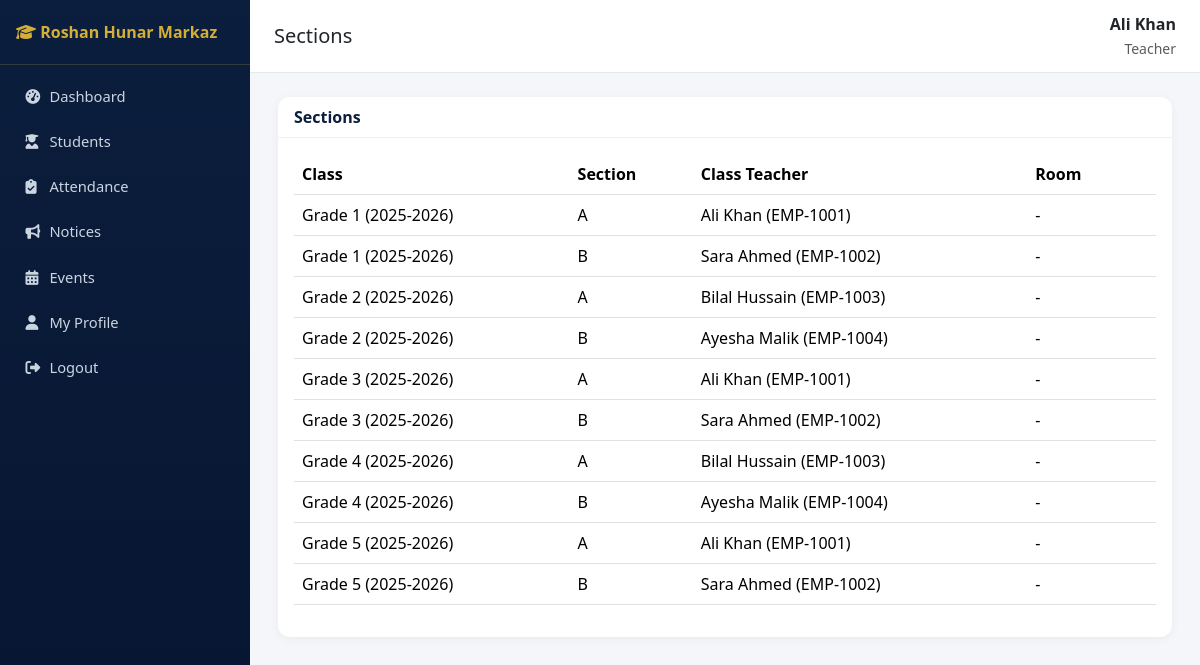
/academics/sections/ (signed in), run on the app's committed database.
### accounts/models.py (models this page shows, shortened)
class User(AbstractUser):
    class Role(models.TextChoices):
        SUPER_ADMIN = "SUPER_ADMIN", "Super Admin"
        PRINCIPAL = "PRINCIPAL", "Principal"
        ADMIN = "ADMIN", "Admin"
        TEACHER = "TEACHER", "Teacher"
        STUDENT = "STUDENT", "Student"
        PARENT = "PARENT", "Parent"
        ACCOUNTANT = "ACCOUNTANT", "Accountant"
        LIBRARIAN = "LIBRARIAN", "Librarian"
        STAFF = "STAFF", "Staff"
    role = models.CharField(max_length=20, choices=Role.choices, default=Role.STUDENT)
    phone = models.CharField(max_length=20, blank=True)
    photo = models.ImageField(upload_to="profile_photos/", blank=True, null=True)

### academics/models.py (models this page shows, shortened)
class Section(models.Model):
    school_class = models.ForeignKey(SchoolClass, on_delete=models.CASCADE, related_name="sections")
    name = models.CharField(max_length=10)  # e.g. A, B
    class_teacher = models.ForeignKey("teachers.Teacher", on_delete=models.SET_NULL, null=True, blank=True, related_name="class_sections")
    room_number = models.CharField(max_length=20, blank=True)
    class Meta:
        unique_together = ["school_class", "name"]
        ordering = ["school_class", "name"]

class SchoolClass(models.Model):
    name = models.CharField(max_length=50)  # e.g. Grade 1
    academic_year = models.ForeignKey(AcademicYear, on_delete=models.CASCADE, related_name="classes")
    class Meta:
        unique_together = ["name", "academic_year"]
        ordering = ["name"]
    def __str__(self):
        return f"{self.name} ({self.academic_year})"

class AcademicYear(models.Model):
    name = models.CharField(max_length=20, unique=True)  # e.g. 2025-2026
    start_date = models.DateField()
    end_date = models.DateField()
    is_current = models.BooleanField(default=False)
    def __str__(self):
        return self.name

### teachers/models.py (models this page shows)
class Teacher(models.Model):
    user = models.OneToOneField(settings.AUTH_USER_MODEL, on_delete=models.CASCADE, related_name="teacher_profile")
    employee_id = models.CharField(max_length=20, unique=True)
    qualification = models.CharField(max_length=200, blank=True)
    experience_years = models.PositiveIntegerField(default=0)
    salary = models.DecimalField(max_digits=10, decimal_places=2, default=0)
    date_joined = models.DateField()
    address = models.TextField(blank=True)
    is_active = models.BooleanField(default=True)
    class Meta:
        ordering = ["employee_id"]
    def __str__(self):
        return f"{self.user.get_full_name()} ({self.employee_id})"

### academics/views.py (the view)
# urls.py: path("sections/", views.SectionListView.as_view(), name="section_list"),
class SectionListView(RoleRequiredMixin, ListView):
    model = Section
    template_name = "academics/section_list.html"
    context_object_name = "sections"
    allowed_roles = STAFF_ROLES

### accounts/mixins.py (called while the page is built)
    def dispatch(self, request, *args, **kwargs):
        if not request.user.is_authenticated:
            return self.handle_no_permission()
        if request.user.is_superuser or request.user.role in self.allowed_roles:
            return super().dispatch(request, *args, **kwargs)
        raise PermissionDenied("You do not have permission to access this page.")

### sitepages/context_processors.py (called while the page is built)
def site_settings(request):
    return {"site_settings": SiteSettings.get_solo()}

### sitepages/models.py (called while the page is built)
    @classmethod
    def get_solo(cls):
        obj = cls.objects.first()
        if not obj:
            obj = cls.objects.create()
        return obj

### templates/academics/section_list.html (shortened to what this page needs)
{% extends "base.html" %}
{% block page_title %}Sections{% endblock %}
{% block content %}
<div class="card">
  <div class="card-header d-flex justify-content-between"><span>Sections</span></div>
  <div class="card-body">
    <table class="table table-hover">
      <thead><tr><th>Class</th><th>Section</th><th>Class Teacher</th><th>Room</th><th></th></tr></thead>
      <tbody>
      {% for s in sections %}
        <tr><td>{{ s.school_class }}</td><td>{{ s.name }}</td><td>{{ s.class_teacher|default:"-" }}</td><td>{{ s.room_number|default:"-" }}</td>
        <td class="text-end">
        </td></tr>
      {% empty %}<tr><td colspan="5" class="text-center text-muted">No sections yet.</td></tr>{% endfor %}
      </tbody>
    </table>
  </div>
</div>
{% endblock %}

### templates/base.html (shortened to what this page needs)
{% load static %}
<!DOCTYPE html>
<html lang="en">
<head>
<link href="https://cdn.jsdelivr.net/npm/bootstrap@5.3.3/dist/css/bootstrap.min.css" rel="stylesheet">
<link href="https://cdnjs.cloudflare.com/ajax/libs/font-awesome/6.5.1/css/all.min.css" rel="stylesheet">
<link href="{% static 'css/style.css' %}" rel="stylesheet">
</head>
<body>
<nav class="sidebar" id="sidebar">
  <div class="brand"><i class="fa-solid fa-graduation-cap"></i> Roshan Hunar Markaz</div>
  <ul class="nav flex-column py-2">
    {% if request.user.role in "STUDENT,PARENT" %}
      <li class="nav-item"><a class="nav-link {% if request.resolver_match.namespace == 'portal' %}active{% endif %}" href="{% url 'portal:home' %}"><i class="fa-solid fa-gauge-high"></i> My Portal</a></li>
      <li class="nav-item"><a class="nav-link {% if request.resolver_match.namespace == 'notices' and request.resolver_match.url_name == 'list' %}active{% endif %}" href="{% url 'notices:list' %}"><i class="fa-solid fa-bullhorn"></i> Notices</a></li>
      <li class="nav-item"><a class="nav-link" href="{% url 'notices:event_list' %}"><i class="fa-solid fa-calendar-days"></i> Events</a></li>
    {% else %}
      <li class="nav-item"><a class="nav-link {% if request.resolver_match.namespace == 'dashboard' %}active{% endif %}" href="{% url 'dashboard:index' %}"><i class="fa-solid fa-gauge-high"></i> Dashboard</a></li>
      <li class="nav-item"><a class="nav-link {% if request.resolver_match.namespace == 'students' %}active{% endif %}" href="{% url 'students:list' %}"><i class="fa-solid fa-user-graduate"></i> Students</a></li>
      <li class="nav-item"><a class="nav-link " href="{% url 'attendance:mark' %}"><i class="fa-solid fa-clipboard-check"></i> Attendance</a></li>
      <li class="nav-item"><a class="nav-link {% if request.resolver_match.namespace == 'notices' %}active{% endif %}" href="{% url 'notices:list' %}"><i class="fa-solid fa-bullhorn"></i> Notices</a></li>
      <li class="nav-item"><a class="nav-link" href="{% url 'notices:event_list' %}"><i class="fa-solid fa-calendar-days"></i> Events</a></li>
    {% endif %}
    <li class="nav-item"><a class="nav-link" href="{% url 'accounts:profile' %}"><i class="fa-solid fa-user"></i> My Profile</a></li>
    <li class="nav-item"><a class="nav-link" href="{% url 'accounts:logout' %}"><i class="fa-solid fa-right-from-bracket"></i> Logout</a></li>
  </ul>
</nav>
<div class="main-content">
  <div class="topbar">
    <h5 class="mb-0">{% block page_title %}Dashboard{% endblock %}</h5>
    <div class="text-end">
      <div class="fw-semibold">{{ request.user.get_full_name|default:request.user.username }}</div>
      <small class="text-muted">{{ request.user.get_role_display }}</small>
    </div>
  </div>
  {% block content %}{% endblock %}
</div>
</body>
</html>

### static/css/style.css (style rules this page uses)
:root { --navy: #0b1e3d; --navy-dark: #071530; --gold: #d4af37; --gold-light: #f0d878; --bg: #f4f6fa; }
body { background: var(--bg); font-family: 'Segoe UI', Roboto, sans-serif; }
.sidebar { background: linear-gradient(180deg, var(--navy) 0%, var(--navy-dark) 100%); min-height: 100vh; width: 250px; position: fixed; top: 0; left: 0; z-index: 1030; }
.sidebar .brand { color: var(--gold); font-weight: 700; padding: 1.25rem 1rem; border-bottom: 1px solid rgba(212,175,55,.2); }
.sidebar .nav-link { color: #cbd5e1; padding: .6rem 1.1rem; border-radius: 6px; margin: 2px 8px; font-size: .92rem; }
.sidebar .nav-link i { width: 20px; }
.main-content { margin-left: 250px; padding: 1.5rem 1.75rem; }
.topbar { background: #fff; border-bottom: 1px solid #e5e9f0; padding: .75rem 1.5rem; margin: -1.5rem -1.75rem 1.5rem -1.75rem; display: flex; justify-content: space-between; align-items: center; }
.card { border: none; border-radius: 12px; box-shadow: 0 2px 10px rgba(0,0,0,.05); }
.card-header { background: #fff; border-bottom: 1px solid #eef0f4; font-weight: 600; color: var(--navy); border-radius: 12px 12px 0 0 !important; }
.table thead { background: var(--navy); color: #fff; }

### data on the page
User: user.get_full_name "Ali Khan", user.role "Teacher"
Section: school_class "Grade 1 (2025-2026)", name "A", class_teacher "Ali Khan (EMP-1001)", room_number "-"
Section: school_class "Grade 1 (2025-2026)", name "B", class_teacher "Sara Ahmed (EMP-1002)", room_number "-"
Section: school_class "Grade 2 (2025-2026)", name "A", class_teacher "Bilal Hussain (EMP-1003)", room_number "-"
Section: school_class "Grade 2 (2025-2026)", name "B", class_teacher "Ayesha Malik (EMP-1004)", room_number "-"
Section: school_class "Grade 3 (2025-2026)", name "A", class_teacher "Ali Khan (EMP-1001)", room_number "-"
Section: school_class "Grade 3 (2025-2026)", name "B", class_teacher "Sara Ahmed (EMP-1002)", room_number "-"
Section: school_class "Grade 4 (2025-2026)", name "A", class_teacher "Bilal Hussain (EMP-1003)", room_number "-"
Section: school_class "Grade 4 (2025-2026)", name "B", class_teacher "Ayesha Malik (EMP-1004)", room_number "-"
Section: school_class "Grade 5 (2025-2026)", name "A", class_teacher "Ali Khan (EMP-1001)", room_number "-"
Section: school_class "Grade 5 (2025-2026)", name "B", class_teacher "Sara Ahmed (EMP-1002)", room_number "-"
